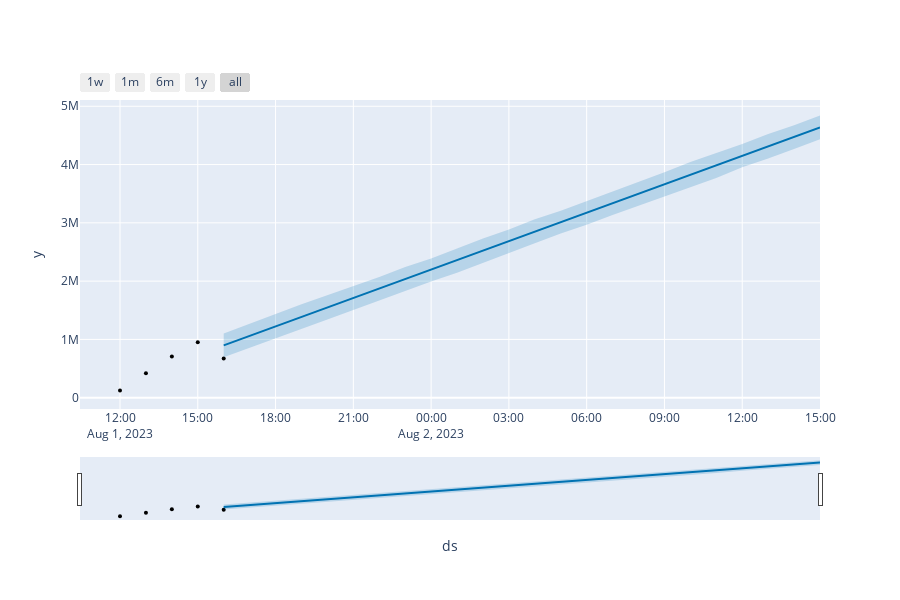

Notebook code for this chart:
### Code cell
from prophet.plot import plot_plotly, plot_components_plotly

plot_plotly(m, forecast)
